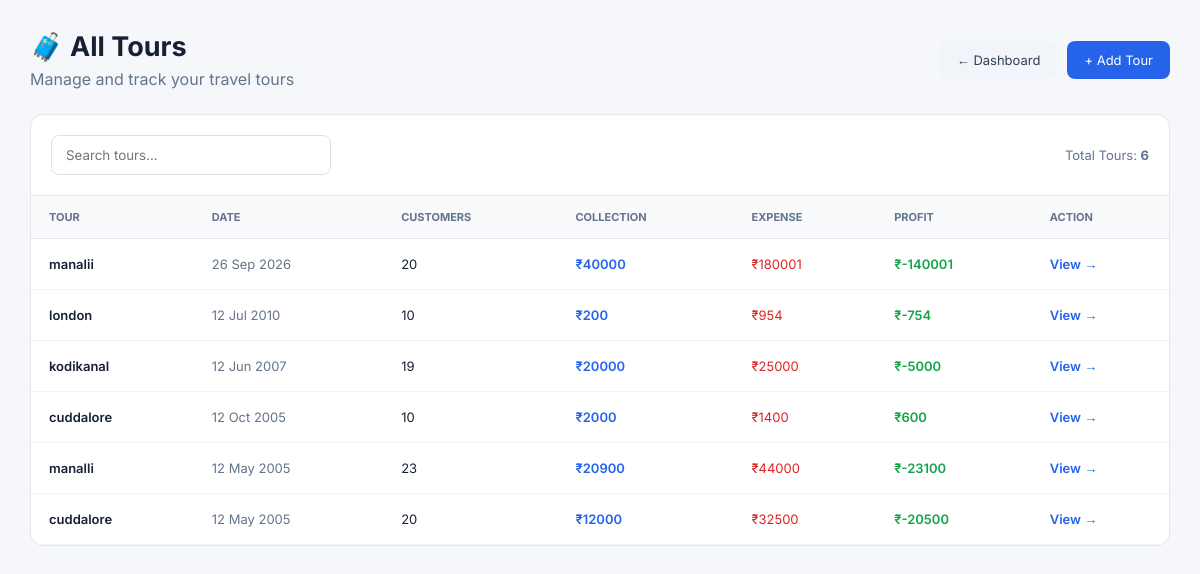
The page /tours/ on the database its author committed.
### finance/models.py (models this page shows, shortened)
class Tour(models.Model):
    tour_name = models.CharField(max_length=200)
    tour_date = models.DateField()
    customer_count = models.PositiveIntegerField(default=0)
    package_amount = models.DecimalField(
        max_digits=12,
        decimal_places=2,
        default=0
    )
    collection = models.DecimalField(
        max_digits=12,
        decimal_places=2,
        default=0
    )
    hotel_expense = models.DecimalField(
        max_digits=12,
        decimal_places=2,
        default=0
    )
    car_expense = models.DecimalField(
        max_digits=12,
        decimal_places=2,
        default=0
    )
    food_expense = models.DecimalField(
        max_digits=12,
        decimal_places=2,
        default=0
    )
    other_expense = models.DecimalField(
        max_digits=12,
        decimal_places=2,
        default=0
    )
    created_at = models.DateTimeField(auto_now_add=True)
    @property
    def total_expense(self):
        return (
            self.hotel_expense
            + self.car_expense
            + self.food_expense
            + self.other_expense
        )
    @property
    def profit(self):
        return self.collection - self.total_expense

### finance/views.py (the view)
def tour_list(request):
    tours = Tour.objects.all().order_by('-tour_date')
    return render(
        request,
        'finance/tour_list.html',
        {
            'tours': tours
        }
    )

### finance/templates/finance/tour_list.html (shortened to what this page needs)
<!DOCTYPE html>
<html lang="en">
<head>
</head>
<body>
<div class="page">
    <div class="header">
        <div>
            <h1>🧳 All Tours</h1>
            <p>
                Manage and track your travel tours
            </p>
        </div>
        <div class="buttons">
            <a href="/" class="btn dashboard">
                ← Dashboard
            </a>
            <a href="/add-tour/" class="btn add">
                + Add Tour
            </a>
        </div>
    </div>
    <div class="box">
        <div class="toolbar">
            <input
                type="text"
                id="search"
                class="search"
                placeholder="Search tours..."
                onkeyup="searchTours()"
            >
            <div class="count">
                Total Tours: <strong>{{ tours.count }}</strong>
            </div>
        </div>
        <table id="tourTable">
            <thead>
                <tr>
                    <th>TOUR</th>
                    <th>DATE</th>
                    <th>CUSTOMERS</th>
                    <th>COLLECTION</th>
                    <th>EXPENSE</th>
                    <th>PROFIT</th>
                    <th>ACTION</th>
                </tr>
            </thead>
            <tbody>
                {% for tour in tours %}
                <tr>
                    <td class="tour-name">
                        {{ tour.tour_name }}
                    </td>
                    <td class="date">
                        {{ tour.tour_date|date:"d M Y" }}
                    </td>
                    <td>
                        {{ tour.customer_count }}
                    </td>
                    <td class="collection">
                        ₹{{ tour.collection|floatformat:0 }}
                    </td>
                    <td class="expense">
                        ₹{{ tour.total_expense|floatformat:0 }}
                    </td>
                    <td class="profit">
                        ₹{{ tour.profit|floatformat:0 }}
                    </td>
                    <td>
                       <a
    href="/tours/{{ tour.id }}/"
    class="view"
>
    View →
</a>
                    </td>
                </tr>
                {% endfor %}
            </tbody>
        </table>
    </div>
</div>
</body>
</html>

### finance/templates/finance/tour_list.html (style rules this page uses)
* { box-sizing: border-box; margin: 0; padding: 0; font-family: 'Inter', sans-serif; }
body { background: #f5f7fb; color: #172033; }
.page { max-width: 1250px; margin: auto; padding: 30px; }
.header { display: flex; justify-content: space-between; align-items: center; margin-bottom: 25px; }
.header h1 { font-size: 27px; }
.header p { color: #64748b; margin-top: 6px; }
.buttons { display: flex; gap: 10px; }
.btn { text-decoration: none; padding: 11px 17px; border-radius: 8px; font-size: 13px; }
.dashboard { background: #f1f5f9; color: #334155; }
.add { background: #2563eb; color: white; }
.box { background: white; border: 1px solid #e5e7eb; border-radius: 13px; overflow: hidden; }
.toolbar { padding: 20px; border-bottom: 1px solid #e5e7eb; display: flex; justify-content: space-between; align-items: center; }
.search { width: 280px; padding: 11px 14px; border: 1px solid #dbe1ea; border-radius: 8px; outline: none; }
.count { color: #64748b; font-size: 13px; }
table { width: 100%; border-collapse: collapse; }
th { text-align: left; padding: 14px 18px; font-size: 11px; color: #64748b; background: #f8fafc; border-bottom: 1px solid #e5e7eb; }
td { padding: 17px 18px; font-size: 13px; border-bottom: 1px solid #f1f5f9; }
.tour-name { font-weight: 600; }
.date { color: #64748b; }
.collection { color: #2563eb; font-weight: 600; }
.expense { color: #dc2626; }
.profit { color: #16a34a; font-weight: 600; }
.view { color: #2563eb; text-decoration: none; font-weight: 600; }

### rows shown on the page
Tour: tour_name "manalii", tour_date "26 Sep 2026", customer_count "20", collection "40000", total_expense "180001", profit "-140001"
Tour: tour_name "london", tour_date "12 Jul 2010", customer_count "10", collection "200", total_expense "954", profit "-754"
Tour: tour_name "kodikanal", tour_date "12 Jun 2007", customer_count "19", collection "20000", total_expense "25000", profit "-5000"
Tour: tour_name "cuddalore", tour_date "12 Oct 2005", customer_count "10", collection "2000", total_expense "1400", profit "600"
Tour: tour_name "manalli", tour_date "12 May 2005", customer_count "23", collection "20900", total_expense "44000", profit "-23100"
Tour: tour_name "cuddalore", tour_date "12 May 2005", customer_count "20", collection "12000", total_expense "32500", profit "-20500"

### other values the page prints
{{ tours.count }} "6"
